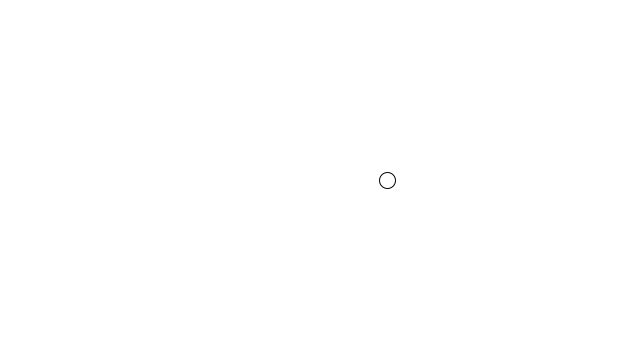
Frame 1 (no input)
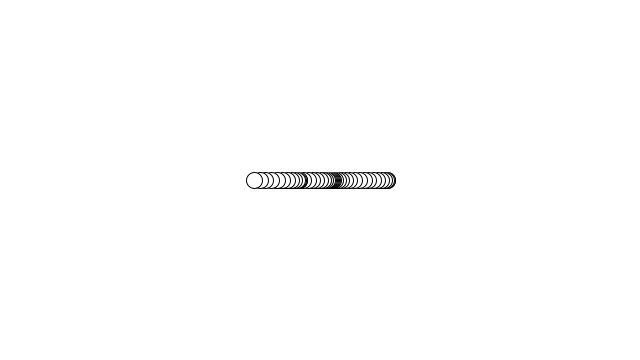
Frame 60 (the mouse pressed at the canvas centre just before this capture)
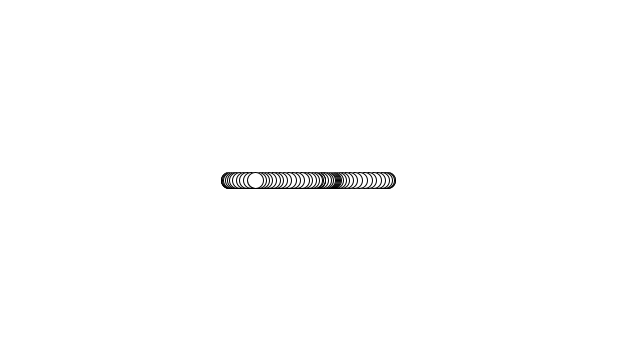
Frame 120 (the mouse held since frame 60 and released just before this capture)

The Processing sketch that drew these frames (run headless with seeded random() and noise(); from frame 60 on, the mouse is pressed at the canvas centre):

// Processing sketch: build
// ── build.pde

float x = random(0,width); // Random x-location

float t = 0;

void setup() {
  
  size(640,360);
  background(255);
  
}

void draw() {
  
  float n = noise(t); // Noise value for a specific moment in time.
  
  float x = map(n,0,1,0,width); // Using map() to customize the range of Perlin noise
  
  ellipse(x,180,16,16);
  
  t += 0.01;
  
}
